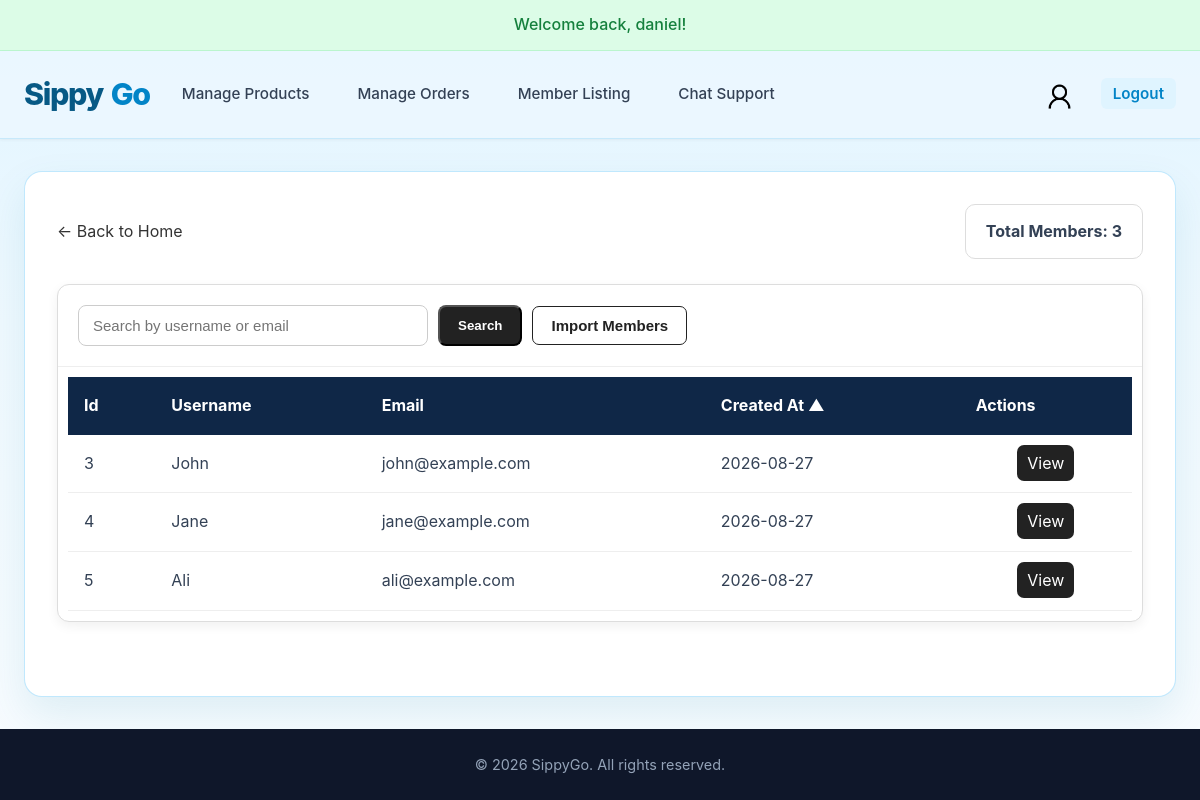
Page /pages/admin/member_listing.php (signed in) on the committed database.
### tables this page shows
CREATE TABLE `users` (
  `user_id` INT(11) NOT NULL AUTO_INCREMENT,
  `username` VARCHAR(50) NOT NULL UNIQUE,
  `email` VARCHAR(100) NOT NULL UNIQUE,
  `password` VARCHAR(255) NOT NULL,
  `role` VARCHAR(50) NOT NULL DEFAULT 'member',
  `profilepic` VARCHAR(255) DEFAULT NULL,
  `reward_points` INT UNSIGNED NOT NULL DEFAULT 0,
  `created_at` TIMESTAMP DEFAULT CURRENT_TIMESTAMP,
  `failed_attempts` INT NOT NULL DEFAULT 0,
  `locked_until` DATETIME DEFAULT NULL,
  PRIMARY KEY (`user_id`)
);

### _base.php (called while the page is built, shortened)
<?php
function req($key, $value = null) {
    $value = $_REQUEST[$key] ?? $value;
    return is_array($value) ? array_map('trim', $value) : trim($value);
}
function encode($value) {
    return htmlentities($value);
}

### pages/admin/member_listing.php (the view, shortened to what this page needs)
<?php
require_once '../../_base.php';
include '../../_head.php';
$userFields = [
    'user_id'       => 'Id',
    'username'      => 'Username',
    'email'         => 'Email',
    'created_at'    => 'Created At',
];
$search = trim(req('search', ''));
$sort = req('sort', '');
key_exists($sort, $userFields) || $sort = 'created_at';
$dir = req('dir', '');
in_array($dir, ['asc', 'desc']) || $dir = 'asc';
$page = max(1, intval(req('page', 1)));
$pageSize = 10;
$pageOffset = ($page - 1) * $pageSize;
$selectSQL = "SELECT user_id, username, email, created_at";
$countSQL = "SELECT COUNT(*) AS total_members";
$baseSQL = "
    FROM users
    WHERE 1=1
    AND role = 'member'
    AND (username LIKE '%{$search}%' OR email LIKE '%{$search}%')
";
$orderSQL = "ORDER BY {$sort} {$dir}";
$paginationSQL = "LIMIT {$pageSize} OFFSET {$pageOffset}";
$total_members = $_db->query("{$countSQL} {$baseSQL}")->fetchColumn();
$total_pages = max(1, (int) ceil($total_members / $pageSize));
$page > $total_pages && $page = $total_pages;
$members = $_db->query("{$selectSQL} {$baseSQL} {$orderSQL} {$paginationSQL}")->fetchAll(PDO::FETCH_ASSOC);
?>
<link rel="stylesheet" href="../../css/admin.css">
<link rel="stylesheet" href="../../css/main.css">
<link rel="stylesheet" href="../../css/orders.css">
<div class="admin-orders-page">
    <div class="page-header" style="justify-content: space-between;">
        <a class="back-link" href="/" style="margin: 0px;">
            ← Back to Home
        </a>
        <div class="order-count">
            Total Members: <?= $total_members ?>
        </div>
    </div>
    <div class="admin-order-card">
        <div class="table-tools" style="justify-content: normal;">
            <input
                id="searchInput"
                type="text"
                class="search-box"
                placeholder="Search by username or email"
                value="<?= encode($search) ?>"
            >
            <button id="searchBtn" class="add-button">
                Search
            </button>
            <form id="importForm" method="post" enctype="multipart/form-data">
                <button id="ImportBtn" type="button" class="receipt-button">
                    Import Members
                </button>
            </form>
        </div>
        <div style="margin: 10px;">
            <table class="admin-order-table">
                <thead>
                    <tr>
                        <?php foreach ($userFields as $field => $label): ?>
                            <th data-field="<?= encode($field) ?>" style="cursor: pointer;">
                                <?= encode($label) ?>
                                <?php if ($sort == $field): ?>
                                    <?= $dir == 'asc' ? '▲' : '▼' ?>
                                <?php endif; ?>
                            </th>
                        <?php endforeach; ?>
                        <th>Actions</th>
                    </tr>
                </thead>
                <tbody>
                    <?php if ($total_members < 1): ?>
                        <tr>
                            <td colspan="<?= count($userFields) ?>" class="no-orders">
                                No members found.
                            </td>
                        </tr>
                    <?php else: ?>
                        <?php foreach ($members as $member): ?>
                            <tr>
                                <?php foreach ($userFields as $field => $label): ?>
                                    <td>
                                        <?php if ($field == 'created_at'): ?>
                                            <?= date('Y-m-d', strtotime($member[$field])) ?>
                                        <?php else: ?>
                                            <?= encode($member[$field]) ?>
                                        <?php endif; ?>
                                    </td>
                                <?php endforeach; ?>
                                <td class="action-buttons">
                                    <a href="member_details.php?id=<?= $member['user_id'] ?>&page=<?= $page ?>"
                                    class="btn-view" style="text-align: center; font-size: medium;">
                                        View
                                    </a>
                                </td>
                            </tr>
                        <?php endforeach; ?>
                    <?php endif; ?>
                </tbody>
            </table>
        </div>
    </div>
</div>
<?php include '../../_foot.php'; ?>

### css/main.css (style rules this page uses)
:root { --primary: #0284c7; --primary-hover: #0369a1; --primary-light: #dff4ff; --dark: #0f172a; --text-main: #334155; --text-muted: #64748b; --bg-main: #eff9ff; --card-bg: #ffffff; --border-color: #e2e8f0; --shadow-sm: 0 1px 3px rgba(0,0,0,0.05); --shadow-md: 0 4px 12px rgba(0,0,0,0.08); --shadow-lg: 0 10px 25px rgba(0,0,0,0.12); --radius: 10px; --transition: all 0.2s cubic-bezier(0.4, 0, 0.2, 1); }
* { box-sizing: border-box; }
html, body { min-height: 100%; }
body { margin: 0; min-height: 100vh; display: flex; flex-direction: column; font-family: -apple-system, BlinkMacSystemFont, "Segoe UI", Roboto, "Helvetica Neue", Arial, sans-serif; line-height: 1.6; color: var(--text-main); background: linear-gradient(180deg, #dff4ff 0, var(--bg-main) 320px, #f8fcff 100%); }

### css/admin.css (style rules this page uses)
.page-header { display: flex; justify-content: space-between; align-items: center; gap: 20px; margin-bottom: 25px; }
.table-tools { display: flex; justify-content: space-between; align-items: center; gap: 15px; padding: 20px; border-bottom: 1px solid #e5e5e5; flex-wrap: wrap; }
.search-box { width: 300px; padding: 11px 14px; border: 1px solid #cccccc; border-radius: 8px; font-size: 15px; }
.add-button { display: inline-block; padding: 11px 18px; background: #222; color: white; text-decoration: none; border-radius: 8px; font-weight: bold; transition: .2s; }
.action-buttons { text-align: center;vertical-align: middle;padding: 12px; }
.btn-view,.btn-edit,.btn-delete { padding: 8px 10px;border-radius: 7px;text-decoration: none;color: white; font-size: 12px;text-align: center;transition: .2s; }
.btn-view { background: #222; }
.back-link { display: inline-block; margin-top: 20px; color: #333; text-decoration: none; }

### css/orders.css (style rules this page uses)
.receipt-button { padding: 10px 18px; border: 1px solid #222222; border-radius: 7px; background: #ffffff; color: #222222; font-size: 15px; font-weight: bold; cursor: pointer; }
.admin-orders-page { width: 100%; }
.page-header { display: flex; justify-content: space-between; align-items: center; margin-bottom: 25px; }
.order-count { padding: 14px 20px; background-color: #ffffff; border: 1px solid #dddddd; border-radius: 10px; font-weight: bold; }
.admin-order-card { overflow: hidden; background-color: #ffffff; border: 1px solid #dddddd; border-radius: 12px; box-shadow: 0 4px 12px rgba(0, 0, 0, 0.06); }
.table-tools { padding: 20px; border-bottom: 1px solid #eeeeee; display: flex; align-items: center; gap: 10px; }
.search-box { width: 100%; max-width: 350px; padding: 11px 14px; border: 1px solid #cccccc; border-radius: 8px; font-size: 15px; }
.admin-order-table { width: 100%; min-width: 850px; border-collapse: collapse; }
.admin-order-table th { padding: 16px; background-color: #0f2747; color: #ffffff; text-align: left; }
.admin-order-table td { padding: 16px; border-bottom: 1px solid #eeeeee; }
.back-link { display: inline-block; margin-top: 20px; color: #333333; text-decoration: none; }

### rows in the picture
users: user_id "3", username "John", email "john@example.com", created_at "2026-08-27"
users: user_id "4", username "Jane", email "jane@example.com", created_at "2026-08-27"
users: user_id "5", username "Ali", email "ali@example.com", created_at "2026-08-27"

### other values in the picture
temp('info') "Welcome back, daniel!"
$total_members "3"
encode($label) "Id"
encode($label) "Username"
encode($label) "Email"
encode($label) "Created At"
